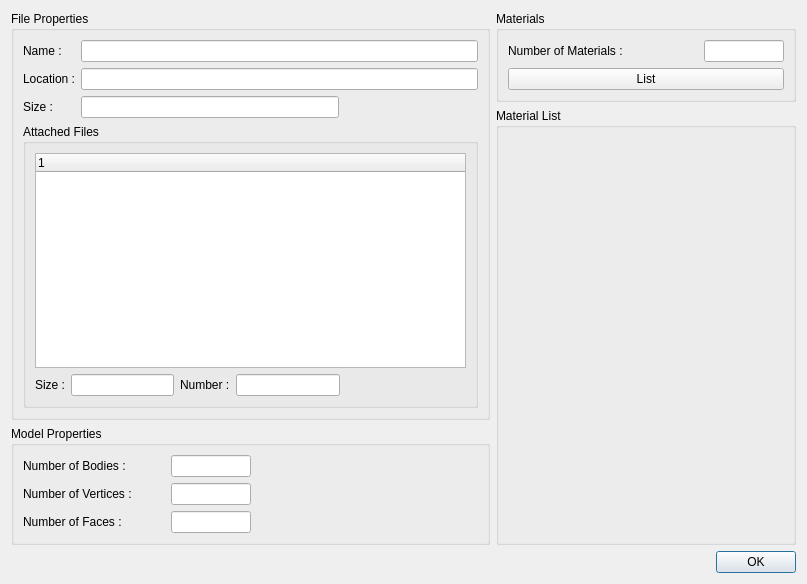
<?xml version="1.0" encoding="UTF-8"?>
<ui version="4.0">
 <class>ModelProperties</class>
 <widget class="QDialog" name="ModelProperties">
  <property name="geometry">
   <rect>
    <x>0</x>
    <y>0</y>
    <width>807</width>
    <height>584</height>
   </rect>
  </property>
  <property name="sizePolicy">
   <sizepolicy hsizetype="Preferred" vsizetype="Preferred">
    <horstretch>0</horstretch>
    <verstretch>0</verstretch>
   </sizepolicy>
  </property>
  <property name="windowTitle">
   <string>Model Properties</string>
  </property>
  <property name="windowIcon">
   <iconset resource="glc_player.qrc">
    <normaloff>:/images/ModelProperties.png</normaloff>:/images/ModelProperties.png</iconset>
  </property>
  <layout class="QGridLayout" name="gridLayout_3">
   <item row="0" column="0">
    <layout class="QVBoxLayout" name="verticalLayout_3">
     <item>
      <widget class="QGroupBox" name="groupBox_3">
       <property name="title">
        <string>File Properties</string>
       </property>
       <property name="flat">
        <bool>false</bool>
       </property>
       <layout class="QGridLayout" name="gridLayout">
        <item row="0" column="0">
         <widget class="QLabel" name="label_4">
          <property name="text">
           <string>Name :</string>
          </property>
         </widget>
        </item>
        <item row="0" column="1" colspan="5">
         <widget class="QLineEdit" name="name">
          <property name="readOnly">
           <bool>true</bool>
          </property>
         </widget>
        </item>
        <item row="1" column="0">
         <widget class="QLabel" name="label_3">
          <property name="text">
           <string>Location :</string>
          </property>
         </widget>
        </item>
        <item row="1" column="1" colspan="5">
         <widget class="QLineEdit" name="location">
          <property name="readOnly">
           <bool>true</bool>
          </property>
         </widget>
        </item>
        <item row="2" column="0">
         <widget class="QLabel" name="label">
          <property name="text">
           <string>Size :</string>
          </property>
         </widget>
        </item>
        <item row="2" column="1">
         <widget class="QLineEdit" name="sizeText">
          <property name="readOnly">
           <bool>true</bool>
          </property>
         </widget>
        </item>
        <item row="2" column="2" colspan="4">
         <spacer name="horizontalSpacer">
          <property name="orientation">
           <enum>Qt::Horizontal</enum>
          </property>
          <property name="sizeHint" stdset="0">
           <size>
            <width>144</width>
            <height>19</height>
           </size>
          </property>
         </spacer>
        </item>
        <item row="3" column="0" colspan="6">
         <widget class="QGroupBox" name="groupBox_2">
          <property name="title">
           <string>Attached Files</string>
          </property>
          <layout class="QGridLayout" name="gridLayout_5">
           <item row="0" column="0" colspan="5">
            <widget class="QTreeWidget" name="attachedFiles">
             <column>
              <property name="text">
               <string>1</string>
              </property>
             </column>
            </widget>
           </item>
           <item row="1" column="0">
            <widget class="QLabel" name="label_2">
             <property name="text">
              <string>Size :</string>
             </property>
            </widget>
           </item>
           <item row="1" column="1">
            <widget class="QLineEdit" name="attachedSize">
             <property name="readOnly">
              <bool>true</bool>
             </property>
            </widget>
           </item>
           <item row="1" column="2">
            <widget class="QLabel" name="label_5">
             <property name="text">
              <string>Number :</string>
             </property>
            </widget>
           </item>
           <item row="1" column="3">
            <widget class="QLineEdit" name="attachedNumber">
             <property name="readOnly">
              <bool>true</bool>
             </property>
            </widget>
           </item>
           <item row="1" column="4">
            <spacer name="horizontalSpacer_3">
             <property name="orientation">
              <enum>Qt::Horizontal</enum>
             </property>
             <property name="sizeHint" stdset="0">
              <size>
               <width>125</width>
               <height>20</height>
              </size>
             </property>
            </spacer>
           </item>
          </layout>
         </widget>
        </item>
       </layout>
      </widget>
     </item>
     <item>
      <widget class="QGroupBox" name="groupBox_5">
       <property name="minimumSize">
        <size>
         <width>0</width>
         <height>0</height>
        </size>
       </property>
       <property name="title">
        <string>Model Properties</string>
       </property>
       <property name="flat">
        <bool>false</bool>
       </property>
       <layout class="QHBoxLayout" name="horizontalLayout_2">
        <item>
         <layout class="QGridLayout" name="gridLayout_4">
          <item row="0" column="0">
           <widget class="QLabel" name="label_7">
            <property name="text">
             <string>Number of Bodies :</string>
            </property>
           </widget>
          </item>
          <item row="0" column="1">
           <widget class="QLineEdit" name="numberOfMeshs">
            <property name="enabled">
             <bool>true</bool>
            </property>
            <property name="maximumSize">
             <size>
              <width>80</width>
              <height>16777215</height>
             </size>
            </property>
            <property name="focusPolicy">
             <enum>Qt::NoFocus</enum>
            </property>
            <property name="acceptDrops">
             <bool>false</bool>
            </property>
            <property name="alignment">
             <set>Qt::AlignRight|Qt::AlignTrailing|Qt::AlignVCenter</set>
            </property>
            <property name="readOnly">
             <bool>true</bool>
            </property>
           </widget>
          </item>
          <item row="1" column="0">
           <widget class="QLabel" name="label_8">
            <property name="text">
             <string>Number of Vertices :</string>
            </property>
           </widget>
          </item>
          <item row="1" column="1">
           <widget class="QLineEdit" name="numberOfVertexs">
            <property name="enabled">
             <bool>true</bool>
            </property>
            <property name="maximumSize">
             <size>
              <width>80</width>
              <height>16777215</height>
             </size>
            </property>
            <property name="acceptDrops">
             <bool>false</bool>
            </property>
            <property name="alignment">
             <set>Qt::AlignRight|Qt::AlignTrailing|Qt::AlignVCenter</set>
            </property>
            <property name="readOnly">
             <bool>true</bool>
            </property>
           </widget>
          </item>
          <item row="2" column="0">
           <widget class="QLabel" name="label_9">
            <property name="text">
             <string>Number of Faces :</string>
            </property>
           </widget>
          </item>
          <item row="2" column="1">
           <widget class="QLineEdit" name="numberOfFaces">
            <property name="enabled">
             <bool>true</bool>
            </property>
            <property name="maximumSize">
             <size>
              <width>80</width>
              <height>16777215</height>
             </size>
            </property>
            <property name="acceptDrops">
             <bool>false</bool>
            </property>
            <property name="alignment">
             <set>Qt::AlignRight|Qt::AlignTrailing|Qt::AlignVCenter</set>
            </property>
            <property name="readOnly">
             <bool>true</bool>
            </property>
           </widget>
          </item>
         </layout>
        </item>
        <item>
         <spacer name="horizontalSpacer_2">
          <property name="orientation">
           <enum>Qt::Horizontal</enum>
          </property>
          <property name="sizeHint" stdset="0">
           <size>
            <width>221</width>
            <height>20</height>
           </size>
          </property>
         </spacer>
        </item>
       </layout>
      </widget>
     </item>
    </layout>
   </item>
   <item row="0" column="1">
    <layout class="QVBoxLayout" name="verticalLayout_2">
     <item>
      <widget class="QGroupBox" name="groupBoxMaterials">
       <property name="title">
        <string>Materials</string>
       </property>
       <property name="flat">
        <bool>true</bool>
       </property>
       <layout class="QGridLayout" name="gridLayout_2">
        <item row="0" column="0">
         <widget class="QLabel" name="label_10">
          <property name="text">
           <string>Number of Materials :</string>
          </property>
         </widget>
        </item>
        <item row="0" column="1">
         <widget class="QLineEdit" name="numberOfMaterials">
          <property name="enabled">
           <bool>true</bool>
          </property>
          <property name="maximumSize">
           <size>
            <width>80</width>
            <height>16777215</height>
           </size>
          </property>
          <property name="focusPolicy">
           <enum>Qt::NoFocus</enum>
          </property>
          <property name="acceptDrops">
           <bool>false</bool>
          </property>
          <property name="alignment">
           <set>Qt::AlignRight|Qt::AlignTrailing|Qt::AlignVCenter</set>
          </property>
          <property name="readOnly">
           <bool>true</bool>
          </property>
         </widget>
        </item>
        <item row="1" column="0" colspan="2">
         <widget class="QPushButton" name="listOfMaterialsButton">
          <property name="text">
           <string>List</string>
          </property>
          <property name="checkable">
           <bool>true</bool>
          </property>
         </widget>
        </item>
       </layout>
      </widget>
     </item>
     <item>
      <widget class="QGroupBox" name="materialListGroup">
       <property name="sizePolicy">
        <sizepolicy hsizetype="Preferred" vsizetype="Expanding">
         <horstretch>0</horstretch>
         <verstretch>0</verstretch>
        </sizepolicy>
       </property>
       <property name="minimumSize">
        <size>
         <width>300</width>
         <height>0</height>
        </size>
       </property>
       <property name="title">
        <string>Material List</string>
       </property>
       <property name="flat">
        <bool>true</bool>
       </property>
       <property name="checkable">
        <bool>false</bool>
       </property>
      </widget>
     </item>
    </layout>
   </item>
   <item row="1" column="0" colspan="2">
    <widget class="QDialogButtonBox" name="buttonBox">
     <property name="orientation">
      <enum>Qt::Horizontal</enum>
     </property>
     <property name="standardButtons">
      <set>QDialogButtonBox::Ok</set>
     </property>
    </widget>
   </item>
  </layout>
 </widget>
 <resources>
  <include location="glc_player.qrc"/>
 </resources>
 <connections>
  <connection>
   <sender>buttonBox</sender>
   <signal>accepted()</signal>
   <receiver>ModelProperties</receiver>
   <slot>accept()</slot>
   <hints>
    <hint type="sourcelabel">
     <x>248</x>
     <y>254</y>
    </hint>
    <hint type="destinationlabel">
     <x>157</x>
     <y>274</y>
    </hint>
   </hints>
  </connection>
  <connection>
   <sender>buttonBox</sender>
   <signal>rejected()</signal>
   <receiver>ModelProperties</receiver>
   <slot>reject()</slot>
   <hints>
    <hint type="sourcelabel">
     <x>316</x>
     <y>260</y>
    </hint>
    <hint type="destinationlabel">
     <x>286</x>
     <y>274</y>
    </hint>
   </hints>
  </connection>
 </connections>
</ui>
